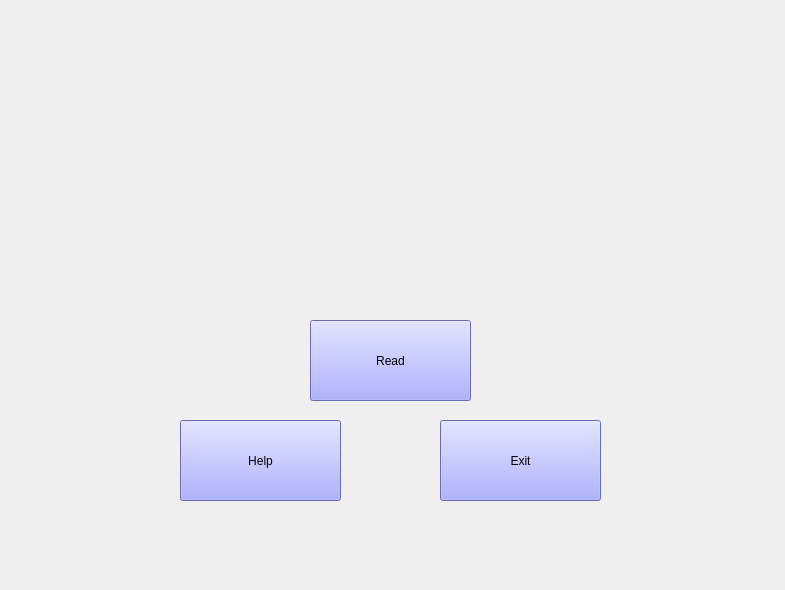
<?xml version="1.0" encoding="UTF-8"?>
<ui version="4.0">
 <class>Form</class>
 <widget class="QWidget" name="Form">
  <property name="geometry">
   <rect>
    <x>0</x>
    <y>0</y>
    <width>785</width>
    <height>590</height>
   </rect>
  </property>
  <property name="windowTitle">
   <string>Form</string>
  </property>
  <property name="styleSheet">
   <string notr="true"/>
  </property>
  <widget class="QPushButton" name="pb_read">
   <property name="geometry">
    <rect>
     <x>310</x>
     <y>320</y>
     <width>161</width>
     <height>81</height>
    </rect>
   </property>
   <property name="styleSheet">
    <string notr="true">font: 24pt &quot;Franklin Gothic Demi&quot;;
background-color: rgb(148, 150, 255);
</string>
   </property>
   <property name="text">
    <string>Read</string>
   </property>
   <property name="autoDefault">
    <bool>false</bool>
   </property>
   <property name="default">
    <bool>false</bool>
   </property>
   <property name="flat">
    <bool>false</bool>
   </property>
  </widget>
  <widget class="QPushButton" name="pushButton_2">
   <property name="geometry">
    <rect>
     <x>440</x>
     <y>420</y>
     <width>161</width>
     <height>81</height>
    </rect>
   </property>
   <property name="styleSheet">
    <string notr="true">font: 24pt &quot;Franklin Gothic Demi&quot;;
background-color: rgb(148, 150, 255);</string>
   </property>
   <property name="text">
    <string>Exit</string>
   </property>
  </widget>
  <widget class="QPushButton" name="pb_help">
   <property name="geometry">
    <rect>
     <x>180</x>
     <y>420</y>
     <width>161</width>
     <height>81</height>
    </rect>
   </property>
   <property name="styleSheet">
    <string notr="true">font: 24pt &quot;Franklin Gothic Demi&quot;;
background-color: rgb(148, 150, 255);</string>
   </property>
   <property name="text">
    <string>Help</string>
   </property>
  </widget>
  <widget class="QLabel" name="label">
   <property name="geometry">
    <rect>
     <x>150</x>
     <y>110</y>
     <width>481</width>
     <height>221</height>
    </rect>
   </property>
   <property name="autoFillBackground">
    <bool>false</bool>
   </property>
   <property name="styleSheet">
    <string notr="true"/>
   </property>
   <property name="frameShape">
    <enum>QFrame::NoFrame</enum>
   </property>
   <property name="text">
    <string/>
   </property>
   <property name="pixmap">
    <pixmap>../imagens_menus/imagem_junta_logo.png</pixmap>
   </property>
   <property name="scaledContents">
    <bool>true</bool>
   </property>
  </widget>
  <widget class="QLabel" name="label_2">
   <property name="geometry">
    <rect>
     <x>140</x>
     <y>10</y>
     <width>481</width>
     <height>151</height>
    </rect>
   </property>
   <property name="styleSheet">
    <string notr="true"/>
   </property>
   <property name="text">
    <string/>
   </property>
   <property name="pixmap">
    <pixmap>../imagens_menus/titulo_png.png</pixmap>
   </property>
   <property name="scaledContents">
    <bool>true</bool>
   </property>
  </widget>
  <zorder>label_2</zorder>
  <zorder>pb_read</zorder>
  <zorder>pushButton_2</zorder>
  <zorder>pb_help</zorder>
  <zorder>label</zorder>
 </widget>
 <resources>
  <include location="../resource_file.qrc"/>
 </resources>
 <connections/>
</ui>
